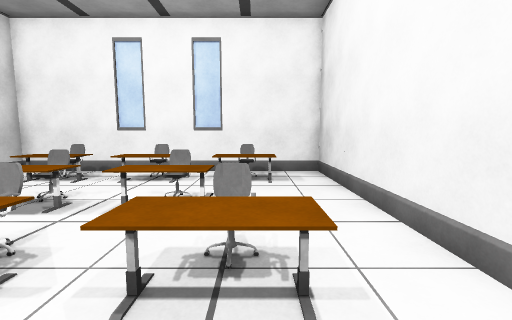
[1] (above)

14 first-person views from a walk through a 3-D level made in the Unity game engine. The camera is 1.5 m above the floor, tilts 6° down and sees 90° across. The floor is counted in squares, 1 m on a side. Each view is taken from the middle of a square. On the plan, view 1 faces up. The plan holds only what a view shows up to about 13 squares ahead; the rest is blank. Surface patterns are stand-ins for the level's own textures.

[2]
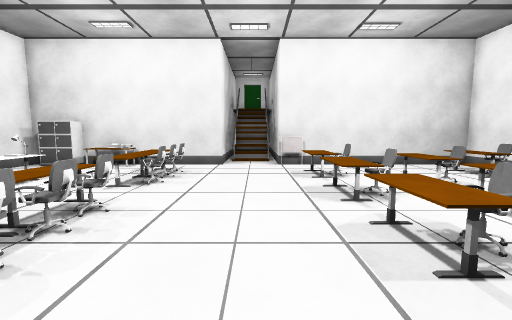

[3]
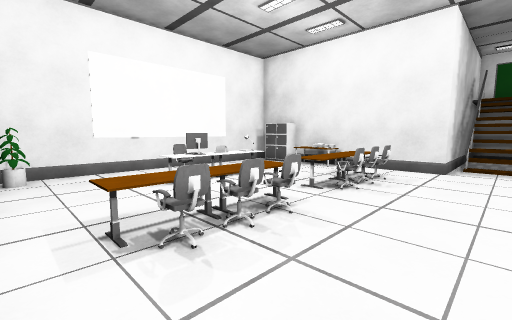

[4]
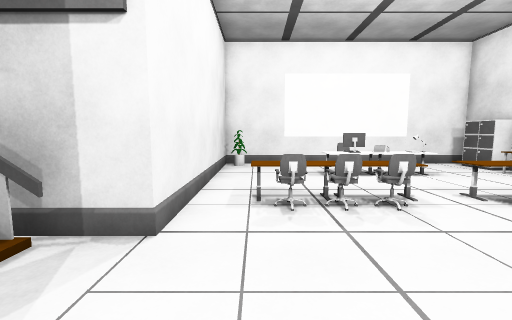

[5]
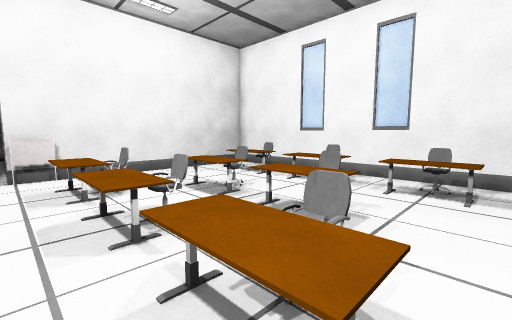

[6]
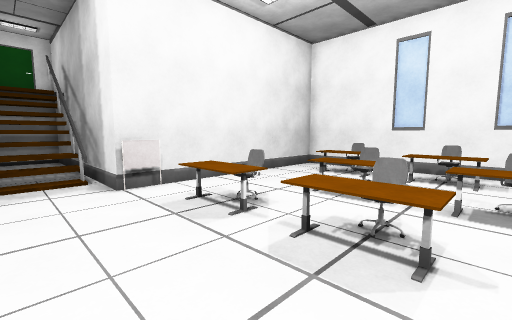

[7]
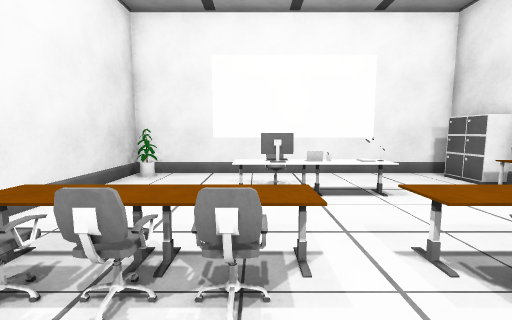

[8]
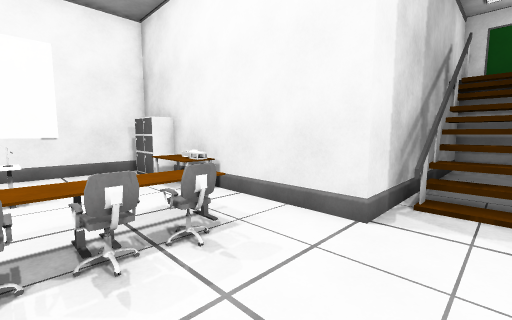

[9]
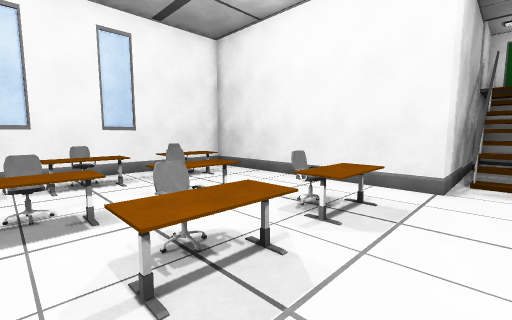

[10]
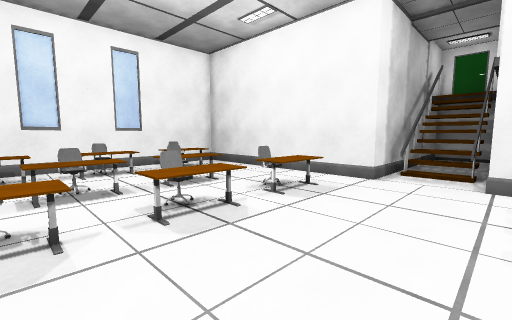

[11]
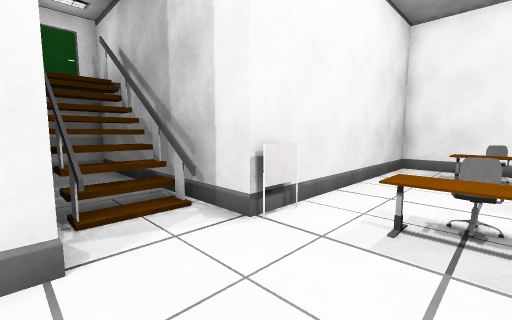

[12]
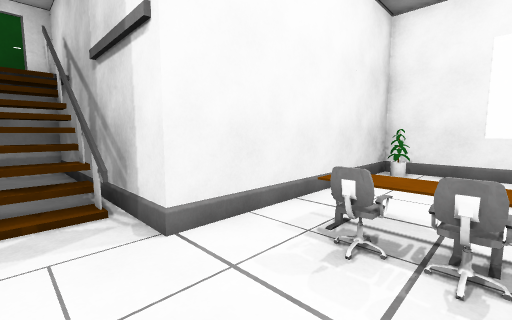

[13]
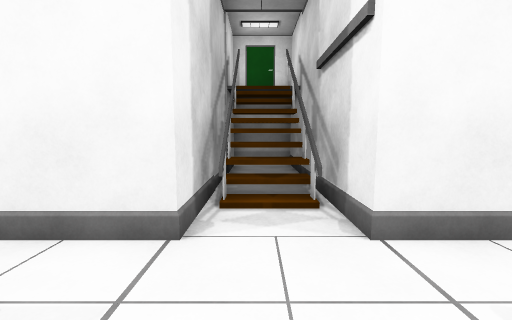

[14]
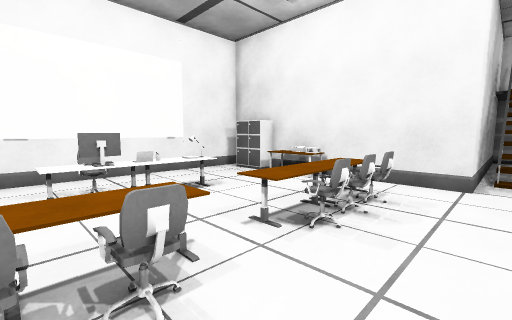

### Floor plan
Key: @ floor where view 1 was taken; # wall or solid block; . floor; / step, stairs or slope; C chair; A cabinet; L laptop; M monitor; O other object.
Columns run from 18 left of view 1 to 11 right of it. Each row starts with its distance up from view 1.
 10          #############
  9          #..C.CC..C..#
  8          #.OO.OO.OO..#
  7          #...........#
  6          #...C..C....#
  5          #..OOOOOO...#
  4          #...........#
  3          #.CC.CC.CC..#
  2          O.OO.OO.OO..#
  1 ##########...........#########
  0 #  /////..........@.../////  #
 -1 # ######..............###### #
 -2 ####  ####...........###  ####
 -3          #.CCC..CCC..#
 -4          #OOOOOOOOOO.#
 -5          #...........#
 -6          OO..........#
 -7          OO..OLLM....#
 -8          #...OOCC....#
 -9          A...........#
-10          #..........O#
-11          #############

Where each view was taken, in squares from view 1:
view 1: 0 up, 0 right, facing up
view 2: 0 up, 3 right, facing left
view 3: 0 up, 2 right, facing down-left
view 4: 2 up, 1 right, facing down
view 5: 1 up, 1 right, facing up-left
view 6: 1 down, 2 left, facing up-left
view 7: 1 down, 2 left, facing down
view 8: 0 up, 5 left, facing down-left
view 9: 0 up, 5 left, facing up-right
view 10: 2 down, 6 left, facing up-right
view 11: 2 down, 6 left, facing up-left
view 12: 0 up, 1 left, facing down-right
view 13: 0 up, 1 left, facing right
view 14: 1 down, 1 left, facing down-left
